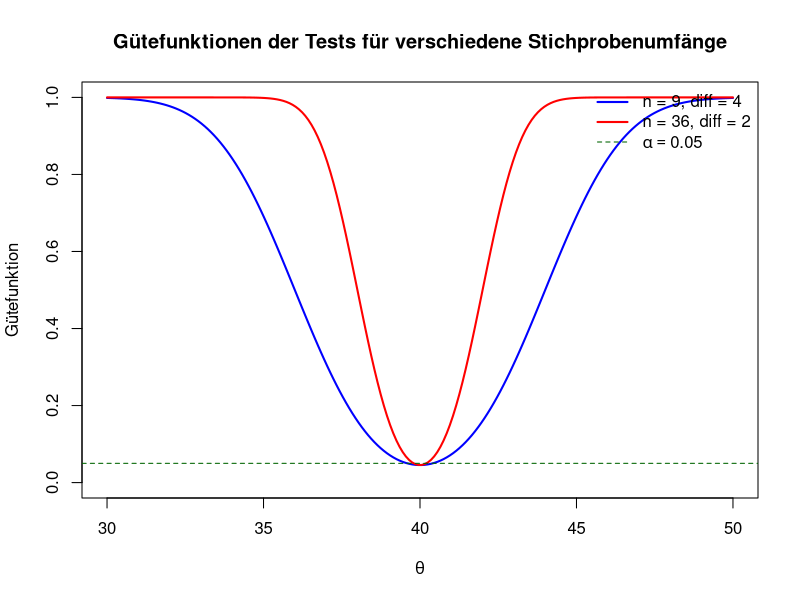

Reproduce this figure in R.

prob_error1_calculator = function(mean, var, n, diff) {
    sd_mean = sqrt(var) / sqrt(n)
    error1_prob = pnorm(40 - diff, mean = mean, sd = sd_mean) +
     pnorm(40 + diff, mean = mean, sd = sd_mean, lower.tail = FALSE)
    return(error1_prob)
}

prob_a = prob_error1_calculator(mean = 40, var = 36, n = 9, diff = 4)
prob_b = prob_error1_calculator(mean = 40, var = 36, n = 36, diff = 2)

guetefunktion = function(mean, var, n, diff) {
    prob_error1_calculator(mean, var, n ,diff)
}

theta = seq(30, 50, length.out = 200)

# (c) Plot der Gutefunktionen für beide Tests
guete_a = sapply(theta, function(t) guetefunktion(mean = t, var = 36, n = 9, diff = 4))
guete_b = sapply(theta, function(t) guetefunktion(mean = t, var = 36, n = 36, diff = 2))

plot(theta, guete_a, type = "l", col = "blue", lwd = 2,
    xlab = expression(theta), ylab = "Gütefunktion",
    main = "Gütefunktionen der Tests für verschiedene Stichprobenumfänge",
    ylim = c(0, 1))
lines(theta, guete_b, col = "red", lwd = 2)
abline(h = 0.05, lty = 2, col = "darkgreen")
legend("topright", legend = c("n = 9, diff = 4", "n = 36, diff = 2", expression(alpha == 0.05)),
      col = c("blue", "red", "darkgreen"), lwd = c(2, 2, 1), lty = c(1, 1, 2), bty = "n")